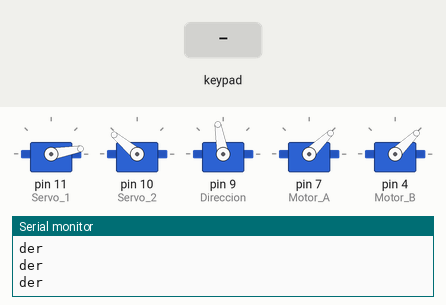
A sketch run on a simulated Arduino Uno, built with avr-gcc and run on an emulated ATmega328P. Parts: 5 × servo, the last lines printed to the serial monitor. The inputs (shaded band) are chosen by the test bench.

Above: at 6.2 s.
6.3 s: key 'U' pressed
At 7.1 s:
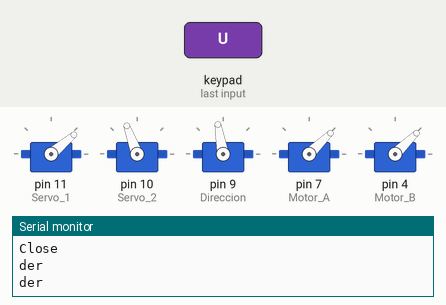
7.9 s: key 'D' pressed
At 8.6 s:
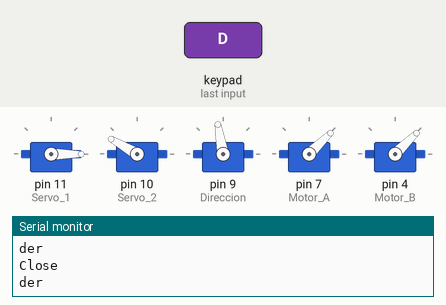
Timing chart, 0 to 10.9 s (numbered marks = the images above; inputs shaded):
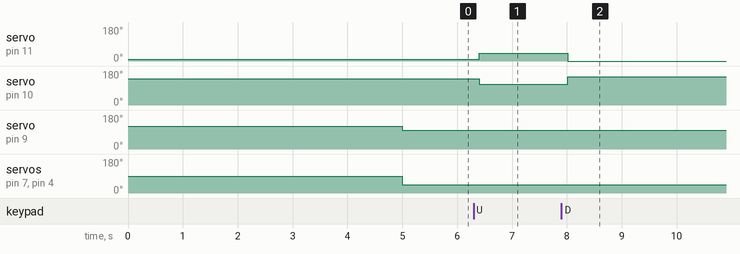

Measured:
- after the input at 6.3 s, servo on pin 11 (Servo_1): 10° → 40° after 0.11 s; servo on pin 10 (Servo_2): 140° → 110° after 0.11 s
- after the input at 7.9 s, servo on pin 11 (Servo_1): 40° → 0° after 0.11 s; servo on pin 10 (Servo_2): 110° → 150° after 0.11 s

The sketch:

Hovercraft.ino
```cpp
#include <Servo.h>
#include <PS2X_lib.h>
Servo Servo_1;
Servo Servo_2;
Servo Direccion;
Servo Motor_A;
Servo Motor_B;
int pos = 0 ;
//COMUNICACION
PS2X ps2x;
int E = 0;
byte vibrate = 0;
int valy=0;
int valx=0;
int velocidad=1000;
int angulo=0;


void setup() {
Servo_1.attach(11);
Servo_2.attach(10);
Direccion.attach(9);
Direccion.write(120);
Servo_1.write(10);
Servo_2.write(140);
Motor_A.attach(7);
Motor_B.attach(4);
delay(5000);

  Serial.begin(9600);

  E= ps2x.config_gamepad(8,12,A0,13,true,true);  //(clock, command, attention, data)
  if(E == 0)
  {
    Serial.println("Controlador encontrado y configurado");
  }
  else
  {
    Serial.println("Error, mando no encontrado");
  }
  }

void loop() {
 //LEER VALORES PALANCA
  ps2x.read_gamepad(false,vibrate);
  vibrate = ps2x.Analog(PSAB_BLUE);
  valy=ps2x.Analog(PSS_LY), DEC;
  valx=ps2x.Analog(PSS_RX), DEC;
 if(valy>=0 && valy<=126){
      velocidad=map(valy , 0, 126, 1500, 1000);
      adelante();
      }
  if(valx>=0 && valx<=126){
      angulo=map(valx , 0, 126, 100, 140);
      adelante();
      izquierda();
      Serial.println("iz");
      }
  if(valx>=128 && valx<=255){
      angulo=map(valx , 128, 255, 100, 140);
      adelante();
      derecha();
      Serial.println("der");
      }
     if(valx==127){
      Direccion.write(120);
      }
   if(valx==127 && valy==127){
    parar();
        Serial.println("Stop");
      }
   if(ps2x.Button(PSB_PAD_UP)){
  agarrar();
  Serial.println("Close");
  }
  if(ps2x.Button(PSB_PAD_DOWN)){
  soltar();
  Serial.println("Close");
  }
  delay(200);
      }
  //FUNCIONES

      void adelante(){
         Direccion.write(120);
         Motor_A.writeMicroseconds(velocidad);
         Motor_B.writeMicroseconds(1000);
        }
      void izquierda(){
        Direccion.write(angulo);
        }
      void derecha(){
        Direccion.write(angulo);
        }
      void parar(){
        Motor_A.writeMicroseconds(0);
        Motor_B.writeMicroseconds(0);
        }
      void agarrar(){
        Servo_1.write(40);
        Servo_2.write(110);
        }
      void soltar(){
        Servo_1.write(0);
        Servo_2.write(150);
        }
```
